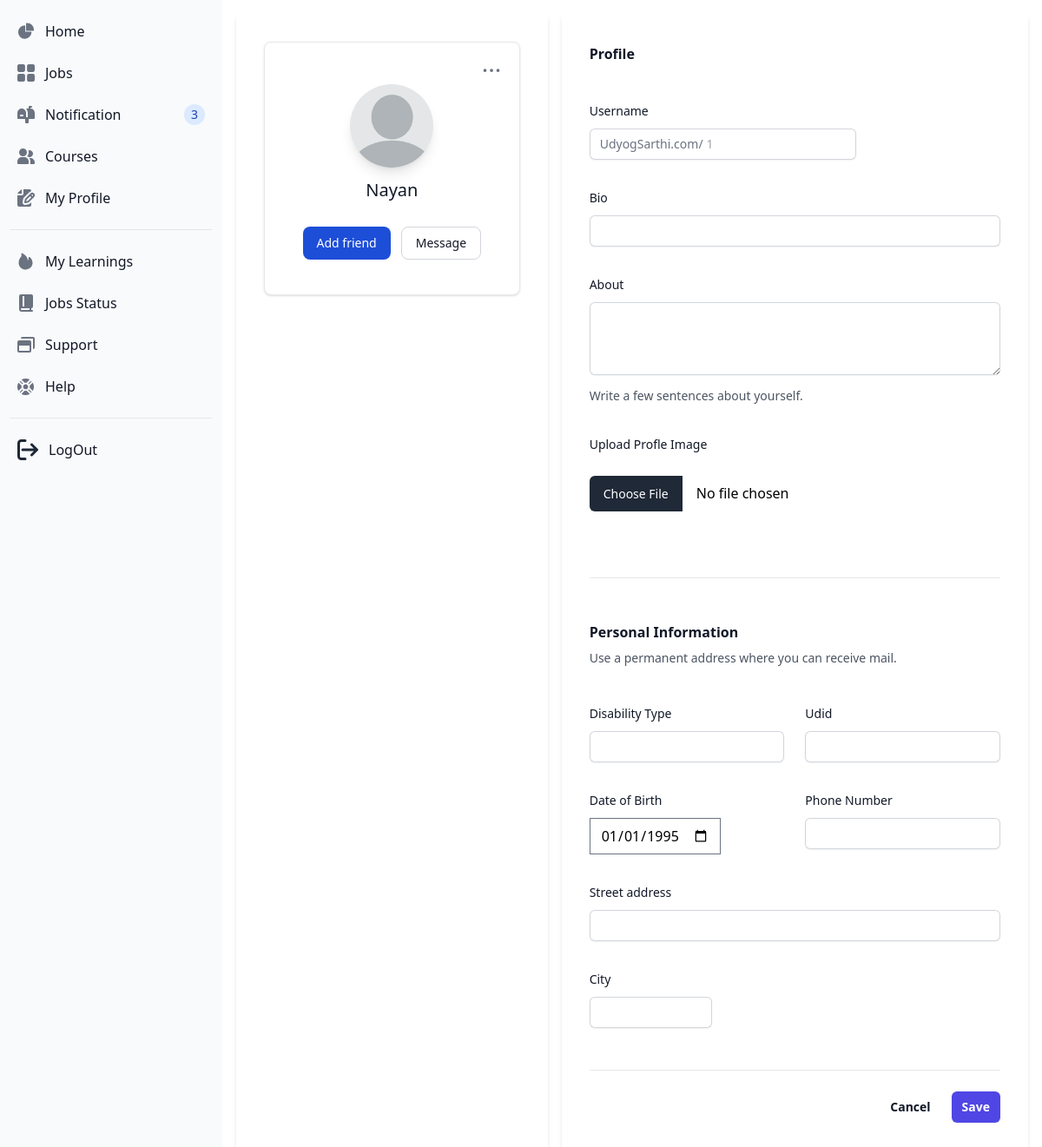
The page /edit-jobseeker-profile/ (signed in) on the database as committed earlier.
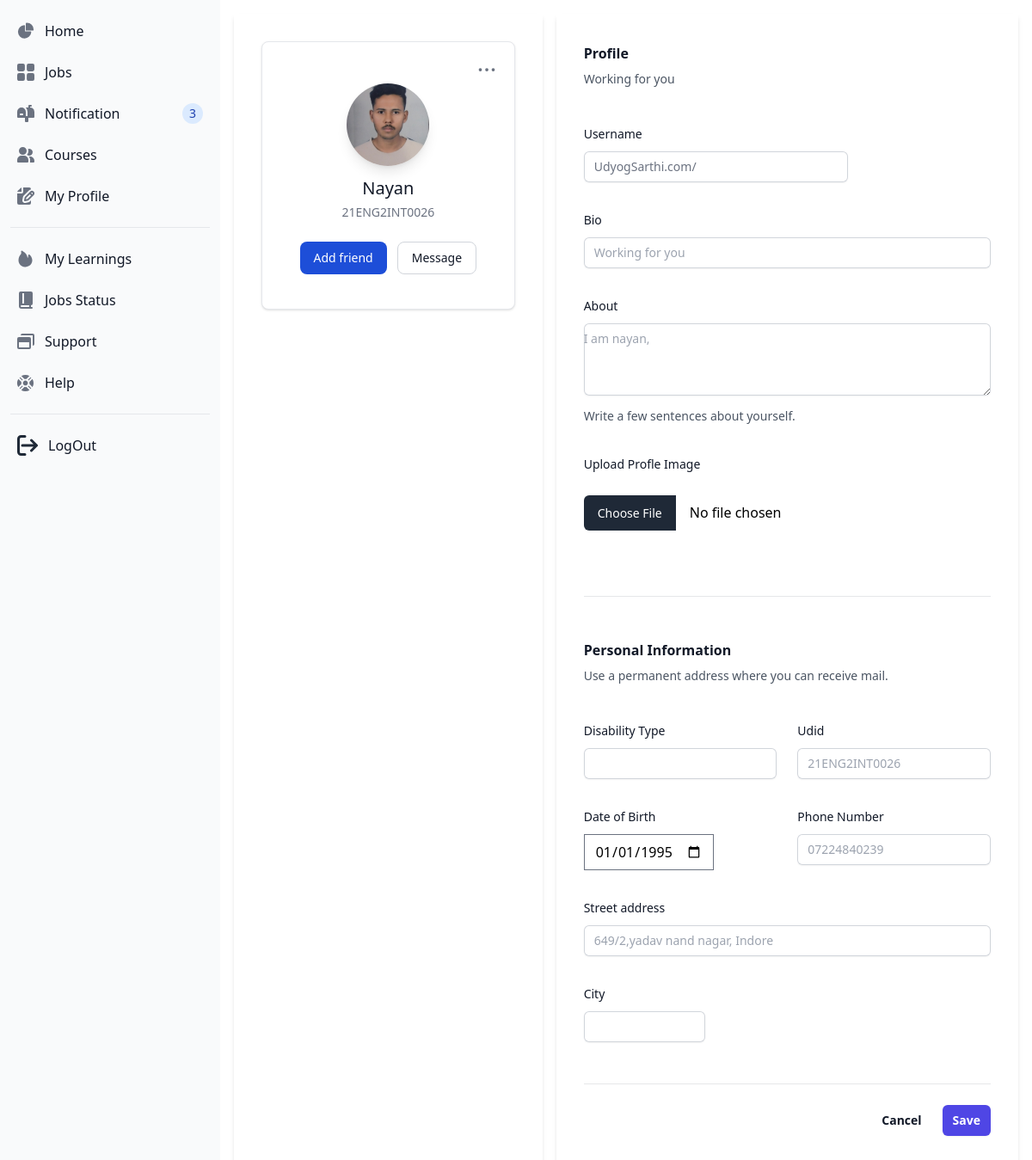
The same page on the database as committed later.
### usa/models.py (models this page shows)
class JobSeeker(models.Model):
    user = models.OneToOneField(User, on_delete=models.CASCADE)
    username = models.TextField(max_length=30)
    id_user = models.AutoField(primary_key=True)
    bio = models.TextField(blank=True)
    profileimg = models.ImageField(upload_to='profile_images/', default='blank-profile-pic.png')
    location = models.CharField(max_length=100, blank=True)
    dob = models.DateField(null=True, blank=True)
    city = models.CharField(max_length=100, blank=True)
    udid = models.CharField(max_length=50, blank=True)
    phone_number = models.CharField(max_length=15, blank=True)
    about = models.CharField(max_length=500, blank=True)
    dis_type = models.CharField(max_length=30)
    def __str__(self):
        return self.user.username

### usa/views.py (the view, shortened to what this page needs)
# urls.py: path('edit-jobseeker-profile/', views.edit_jobseeker_profile, name="edit_jobseeker_profile"),
@login_required(login_url='login')
def edit_jobseeker_profile(request):
    user_profile = JobSeeker.objects.get(user=request.user)
    context = {
        'user_profile': user_profile,
    }
    template_name = "edit-user-profile.html"
    return render(request, template_name, context)

### templates/edit-user-profile.html (shortened to what the changed rows need)
{% include 'jobseeker_sidebar.html' %}
    <section class="p-4 sm:ml-64">
        <div class="h-full">
            <div class="border-b-2 block md:flex">
            <div class="w-full md:w-2/5 p-4 sm:p-6 lg:p-8 bg-white shadow-md">
                <div class="w-full max-w-sm bg-white border border-gray-200 rounded-lg shadow dark:bg-gray-800 dark:border-gray-700">
                    <div class="flex flex-col items-center pb-10">
                        <img class="w-24 h-24 mb-3 rounded-full shadow-lg" style="object-fit: cover;" src="{{user_profile.profileimg.url}}" alt="Bonnie image"/>
                        <h5 class="mb-1 text-xl font-medium text-gray-900 dark:text-white">{{user_profile}}</h5>
                        <span class="text-sm text-gray-500 dark:text-gray-400">{{user_profile.udid}}</span>
                        <div class="flex mt-4 md:mt-6">
                            <a href="#" class="inline-flex items-center px-4 py-2 text-sm font-medium text-center text-white bg-blue-700 rounded-lg hover:bg-blue-800 focus:ring-4 focus:outline-none focus:ring-blue-300 dark:bg-blue-600 dark:hover:bg-blue-700 dark:focus:ring-blue-800">Add friend</a>
                            <a href="#" class="inline-flex items-center px-4 py-2 text-sm font-medium text-center text-gray-900 bg-white border border-gray-300 rounded-lg hover:bg-gray-100 focus:ring-4 focus:outline-none focus:ring-gray-200 dark:bg-gray-800 dark:text-white dark:border-gray-600 dark:hover:bg-gray-700 dark:hover:border-gray-700 dark:focus:ring-gray-700 ms-3">Message</a>
                        </div>
                    </div>
                </div>
            </div>
            <div class="w-full md:w-3/5 p-8 bg-white lg:ml-4 shadow-md">
                <form action="" method="post" enctype="multipart/form-data">
                    <div class="space-y-12">
                    <div class="border-b border-gray-900/10 pb-12">
                        <h2 class="text-base font-semibold leading-7 text-gray-900">Profile</h2>
                        <p class="mt-1 text-sm leading-6 text-gray-600">{{user_profile.bio}}</p>
                        <div class="mt-10 grid grid-cols-1 gap-x-6 gap-y-8 sm:grid-cols-6">
                        <div class="sm:col-span-4">
                            <div class="mt-2">
                            <div class="flex rounded-md shadow-sm ring-1 ring-inset ring-gray-300 focus-within:ring-2 focus-within:ring-inset focus-within:ring-indigo-600 sm:max-w-md">
                                <span class="flex select-none items-center pl-3 text-gray-500 sm:text-sm">UdyogSarthi.com/</span>
                                <input type="text" name="username" id="username" autocomplete="username" class="block flex-1 border-0 bg-transparent py-1.5 pl-1 text-gray-900 placeholder:text-gray-400 focus:ring-0 sm:text-sm sm:leading-6" placeholder="{{user_profile.username}}">
                            </div>
                            </div>
                        </div>
                        <div class="col-span-full">
                            <div class="mt-2">
                            <input type="text" name="bio" id="bio" autocomplete="bio" placeholder='{{user_profile.bio}}' class="block w-full rounded-md border-0 py-1.5 text-gray-900 shadow-sm ring-1 ring-inset ring-gray-300 placeholder:text-gray-400 focus:ring-2 focus:ring-inset focus:ring-indigo-600 sm:text-sm sm:leading-6">
                            </div>
                        </div>
                        <div class="col-span-full">
                            <div class="mt-2">
                            <textarea id="about" name="about" rows="3" placeholder="{{user_profile.about}}" class="block w-full rounded-md border-0 py-1.5 text-gray-900 shadow-sm ring-1 ring-inset ring-gray-300 placeholder:text-gray-400 focus:ring-2 focus:ring-inset focus:ring-indigo-600 sm:text-sm sm:leading-6"></textarea>
                            </div>
                        </div>
                        <div class="col-span-full">
                            <label for="about" class="block text-sm font-medium leading-6 text-gray-900">Upload Profle Image</label><br>
                            <input class="file-upload-input mb-7 rounded-md" name="image" type="file" onchange="readURL(this)" accept="Image/*"><br>
                        </div>
                        </div>
                    </div>
                    <div class="border-b border-gray-900/10 pb-12">
                        <h2 class="text-base font-semibold leading-7 text-gray-900">Personal Information</h2>
                        <div class="mt-10 grid grid-cols-1 gap-x-6 gap-y-8 sm:grid-cols-6">
                        <div class="sm:col-span-3">
                            <div class="mt-2">
                            <input type="text" name="udid" id="udid"  placeholder="{{user_profile.udid}}" class="block w-full rounded-md border-0 py-1.5 text-gray-900 shadow-sm ring-1 ring-inset ring-gray-300 placeholder:text-gray-400 focus:ring-2 focus:ring-inset focus:ring-indigo-600 sm:text-sm sm:leading-6">
                            </div>
                        </div>
                        <div class="sm:col-span-3">
                            <div class="mt-2">
                            <input type="number" name="phone" id="phone-number" placeholder="{{user_profile.phone_number}}" class="block w-full rounded-md border-0 py-1.5 text-gray-900 shadow-sm ring-1 ring-inset ring-gray-300 placeholder:text-gray-400 focus:ring-2 focus:ring-inset focus:ring-indigo-600 sm:text-sm sm:leading-6">
                            </div>
                        </div>
                        <div class="col-span-full">
                            <div class="mt-2">
                            <input type="text" name="location" id="street-address" placeholder="{{user_profile.location}}" class="block w-full rounded-md border-0 py-1.5 text-gray-900 shadow-sm ring-1 ring-inset ring-gray-300 placeholder:text-gray-400 focus:ring-2 focus:ring-inset focus:ring-indigo-600 sm:text-sm sm:leading-6">
                            </div>
                        </div>
                        </div>
                    </div>
                    </div>
                </form>
            </div>
            </div>
        </div>
    </section>
</body>
</html>

Rows that differ between the two databases and show on the page:
changed JobSeeker "Nayan": profileimg: picture added in place of a placeholder; udid (not shown) → "21ENG2INT0026"; bio (not shown) → "Working for you"; about (not shown) → "I am nayan,"; phone (not shown) → "07224840239"; location (not shown) → "649/2,yadav nand nagar, Indore"; username "1" → (not shown)
